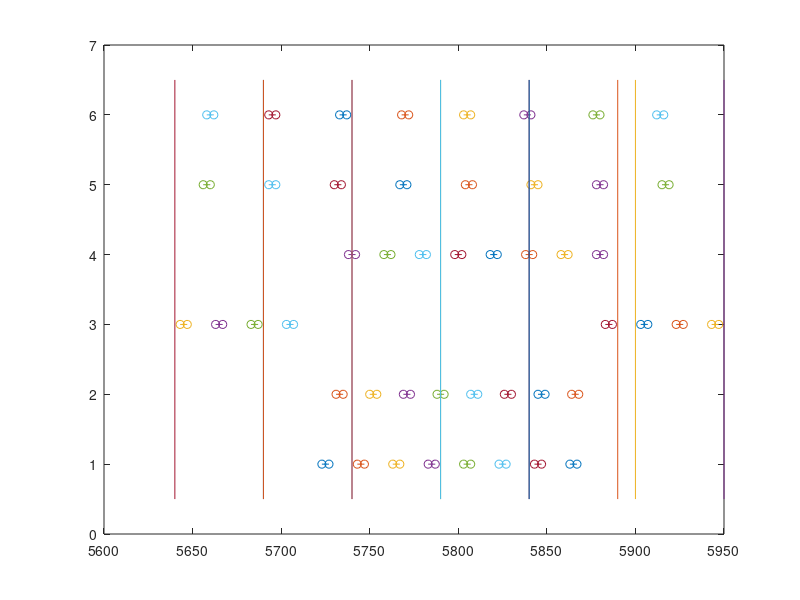

MATLAB code to generate this figure:
freq_a      = [5725, 5745, 5765, 5785, 5805, 5825, 5845, 5865];
freq_b      = [5733, 5752, 5771, 5790, 5809, 5828, 5847, 5866];
freq_e      = [5645, 5665, 5685, 5705, 5885, 5905, 5925, 5945];
freq_f      = [5740, 5760, 5780, 5800, 5820, 5840, 5860, 5880];
freq_r      = [5658, 5695, 5732, 5769, 5806, 5843, 5880, 5917];
freq_dji    = [5660, 5695, 5735, 5770, 5805, 5839, 5878, 5914];

freqs = {freq_a, freq_b, freq_e, freq_f, freq_r, freq_dji};
bw = 4;

dwell_freq = [5665, 5715, 5765, 5815, 5865, 5925];
dwell_bw = 50;    

figure(1);
hold off;
% 
% X1 = rand(1, 10);
% X2 = rand(1, 10);
% Y1 = rand(1, 10);
% Y2 = rand(1, 10);
% subplot(1,2,1)
% plot([X1; X2], [Y1; Y2])      % A bunch of separate lines
% 
% return

freq_x = zeros(2, 0);
freq_y = zeros(2, 0);

for ii = 1:length(freqs)
    freq_1 = freqs{ii} - bw/2;
    freq_2 = freqs{ii} + bw/2;
    freq_x = [freq_x, [freq_1; freq_2]];
    freq_y = [freq_y, ones(2, size(freqs{ii}, 2)) * ii];
end

plot(freq_x, freq_y, 'o-');
hold on;

for ii = 1:length(dwell_freq)
    f_1 = dwell_freq(ii) - dwell_bw/2;
    f_2 = dwell_freq(ii) + dwell_bw/2;

    plot([f_1, f_1], [0.5, length(freqs) + 0.5]);
    plot([f_2, f_2], [0.5, length(freqs) + 0.5]);
end